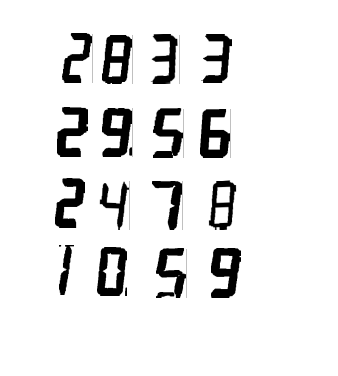
#> input picture stella_api/test_image.png, 338 x 376 px
$ python test.py
#> lines starting #> are read from the running program, lines starting #| are printed output that depends on the picture
import cv2
from matplotlib import pyplot as plt

TEST_USER_IMG = 'test_image.png'
digits_rectangles = [(208, 245, 36, 56), (153, 245, 36, 56), (94, 244, 36, 55), (56, 242, 21, 56), (97, 179, 35, 54),
                     (206, 178, 33, 55), (149, 178, 36, 55), (52, 175, 36, 56), (197, 106, 36, 55), (150, 105, 36, 56),
                     (99, 105, 36, 55), (54, 104, 37, 56), (99, 32, 36, 55), (200, 31, 35, 55), (149, 31, 31, 56),
                     (59, 30, 36, 56)]


def crop_images(img_file, roi):
#> called with img_file = 'test_image.png', roi = (97, 179, 35, 54)
    img = cv2.imread(img_file)
#> img is the input picture: shape (376, 338, 3); min 0, max 255, mean 232.1
    y = roi[1]
    x = roi[0]
    h = roi[1] + roi[3]
    w = roi[0] + roi[2]
    crop_img = img[y:h, x:w]
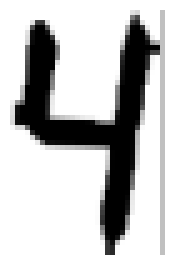
#> crop_img: shape (54, 35, 3) (shown 5 times larger); min 0, max 255, mean 195.2

    return crop_img


def segments_detection(img_file, roi):
    (x, y, w, h) = roi
    (roiH, roiW, z) = img_file.shape
    (dW, dH) = (int(roiW * 0.4), int(roiH * 0.4))
    dHC = int(roiH * 0.05)

    # define the set of 7 segments
    segments = [
        ((0, 0), (w, dH)),  # top
        ((0, 0), (dW, h // 2)),  # top-left
        ((w - dW, 0), (w, h // 2)),  # top-right
        ((0, (h // 2) - dHC), (w, (h // 2) + dHC)),  # center
        ((0, h // 2), (dW, h)),  # bottom-left
        ((w - dW, h // 2), (w, h)),  # bottom-right
        ((0, h - dH), (w, h))  # bottom
    ]
    on = [0] * len(segments)
    return segments


def recognize_digit(crop_img, roi):
    # img_g = cv2.cvtColor(crop_img, cv2.COLOR_BGR2GRAY)

    on = [0] * 7
    segments = segments_detection(crop_img, roi)
    for (i, ((xA, yA), (xB, yB))) in enumerate(segments):
        segROI = crop_img[yA:yB, xA:xB]
        segROI = cv2.cvtColor(segROI, cv2.COLOR_BGR2GRAY)
        total = cv2.countNonZero(segROI)
        area = (xB - xA) * (yB - yA)

        if total / float(area) > 0.5:
            on[i] = 1
    digit = DIGITS_LOOKUP[tuple(on)]
    return digit, on, segments


DIGITS_LOOKUP = {
    (1, 1, 1, 0, 1, 1, 1): 0,
    (0, 0, 1, 0, 0, 1, 0): 1,
    (1, 0, 1, 1, 1, 1, 0): 2,
    (1, 0, 1, 1, 0, 1, 1): 3,
    (0, 1, 1, 1, 0, 1, 0): 4,
    (1, 1, 0, 1, 0, 1, 1): 5,
    (1, 1, 0, 1, 1, 1, 1): 6,
    (1, 0, 1, 0, 0, 1, 0): 7,
    (1, 1, 1, 1, 1, 1, 1): 8,
    (1, 1, 1, 1, 0, 1, 1): 9
}

if __name__ == '__main__':

    area = digits_rectangles[4]
    crop_img = crop_images(TEST_USER_IMG, area)

    plt.imshow(crop_img)
    plt.show()

    segments = segments_detection(crop_img, area)
#> segments = [((0, 0), (35, 21)), ((0, 0), (14, 27)), ((21, 0), (35, 27)), ((0, 25), (35, 29)), ((0, 27), (14, 54)), ((21, 27), (35, 54)), ((0, 33), (35, 54))]
    for (i, ((xA, yA), (xB, yB))) in enumerate(segments):
        plt.imshow(crop_img[yA:yB, xA:xB])
        plt.show()
#> this loop made 7 passes
#> (xA, yA, xB, yB) on passes 1 to 7: (0, 0, 35, 21), (0, 0, 14, 27), (21, 0, 35, 27), (0, 25, 35, 29), (0, 27, 14, 54), (21, 27, 35, 54), (0, 33, 35, 54)
#> pass 1, `plt.show()`:
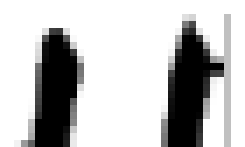
#> shown: shape (21, 35, 3) (shown 7 times larger); min 0, max 255, mean 191.5
#> pass 2, `plt.show()`:
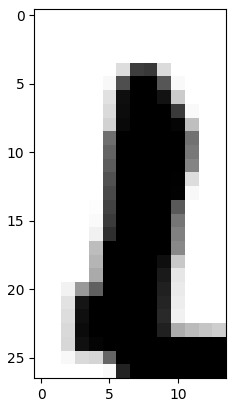
#> figure drawn by matplotlib, 1 panel

    print(recognize_digit(crop_img, area))
#> the loop in recognize_digit, `for (i, ((xA, yA), (xB, yB))) in enumerate(segments):` made 7 passes
#> (xA, yA, xB, yB, total, area) on passes 1 to 7: (0, 0, 35, 21, 616, 735), (0, 0, 14, 27, 277, 378), (21, 0, 35, 27, 294, 378), (0, 25, 35, 29, 71, 140), (0, 27, 14, 54, 372, 378), (21, 27, 35, 54, 302, 378), (0, 33, 35, 54, 682, 735)
#> after the loop in recognize_digit, `for (i, ((xA, yA), (xB, yB))) in enumerate(segments):`:
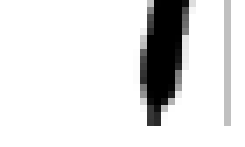
#> segROI: shape (21, 35) (shown 7 times larger); min 0, max 255, mean 224.7
#> after the loop in recognize_digit, `for (i, ((xA, yA), (xB, yB))) in enumerate(segments):`: on = [1, 1, 1, 1, 1, 1, 1]
#> in recognize_digit, `digit = DIGITS_LOOKUP[tuple(on)]`: digit = 8
#| (8, [1, 1, 1, 1, 1, 1, 1], [((0, 0), (35, 21)), ((0, 0), (14, 27)), ((21, 0), (35, 27)), ((0, 25), (35, 29)), ((0, 27), (14, 54)), ((21, 27), (35, 54)), ((0, 33), (35, 54))])

$ run again, with stella_api/custom_train_digits2.png copied over stella_api/test_image.png
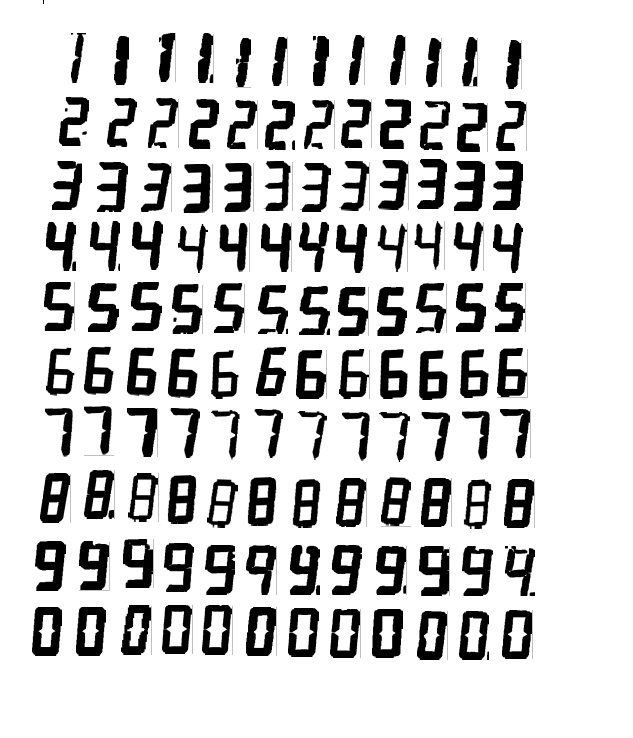
#> input picture stella_api/custom_train_digits2.png, 633 x 738 px
#> in crop_images, img is the input picture: shape (738, 633, 3); min 0, max 255, mean 207.2
#> `segments = segments_detection(crop_img, area)`: segments = [((0, 0), (35, 21)), ((0, 0), (14, 27)), ((21, 0), (35, 27)), ((0, 25), (35, 29)), ((0, 27), (14, 54)), ((21, 27), (35, 54)), ((0, 33), (35, 54))]
#> the loop `for (i, ((xA, yA), (xB, yB))) in enumerate(segments):` made 7 passes
#> (xA, yA, xB, yB) on passes 1 to 7: (0, 0, 35, 21), (0, 0, 14, 27), (21, 0, 35, 27), (0, 25, 35, 29), (0, 27, 14, 54), (21, 27, 35, 54), (0, 33, 35, 54)
#> pass 2, `plt.show()`:
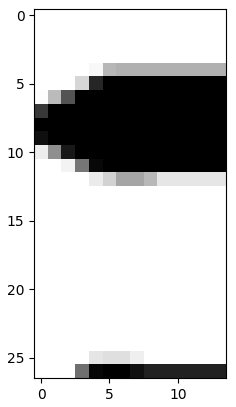
#> figure drawn by matplotlib, 1 panel
#> the loop in recognize_digit, `for (i, ((xA, yA), (xB, yB))) in enumerate(segments):` made 7 passes
#> (xA, yA, xB, yB, total, area) on passes 1 to 7: (0, 0, 35, 21, 452, 735), (0, 0, 14, 27, 296, 378), (21, 0, 35, 27, 193, 378), (0, 25, 35, 29, 76, 140), (0, 27, 14, 54, 298, 378), (21, 27, 35, 54, 334, 378), (0, 33, 35, 54, 637, 735)
#> after the loop in recognize_digit, `for (i, ((xA, yA), (xB, yB))) in enumerate(segments):`:
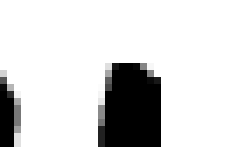
#> segROI: shape (21, 35) (shown 7 times larger); min 0, max 255, mean 215.3
#> after the loop in recognize_digit, `for (i, ((xA, yA), (xB, yB))) in enumerate(segments):`: on = [1, 1, 1, 1, 1, 1, 1]
#> digit = 8
#| (8, [1, 1, 1, 1, 1, 1, 1], [((0, 0), (35, 21)), ((0, 0), (14, 27)), ((21, 0), (35, 27)), ((0, 25), (35, 29)), ((0, 27), (14, 54)), ((21, 27), (35, 54)), ((0, 33), (35, 54))])
